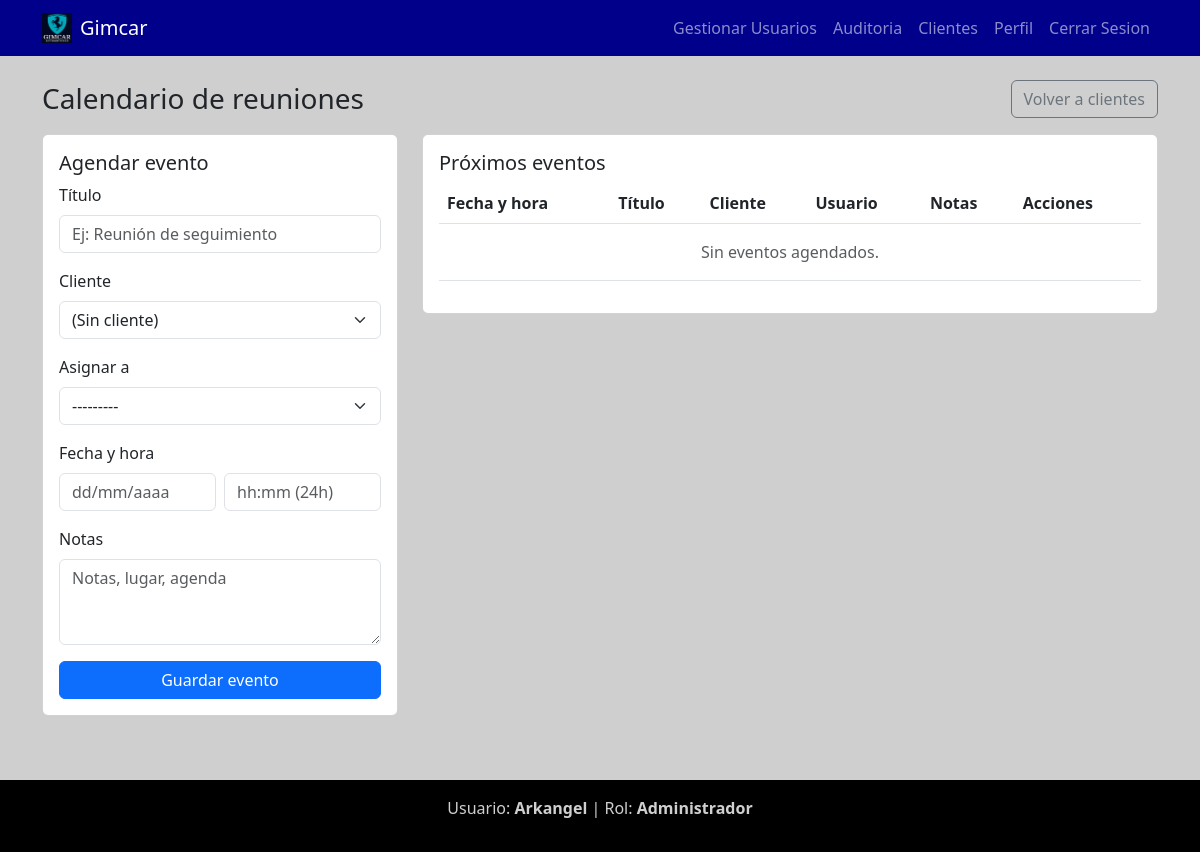
Before: /clientes/calendario/ (signed in) with the older database file.
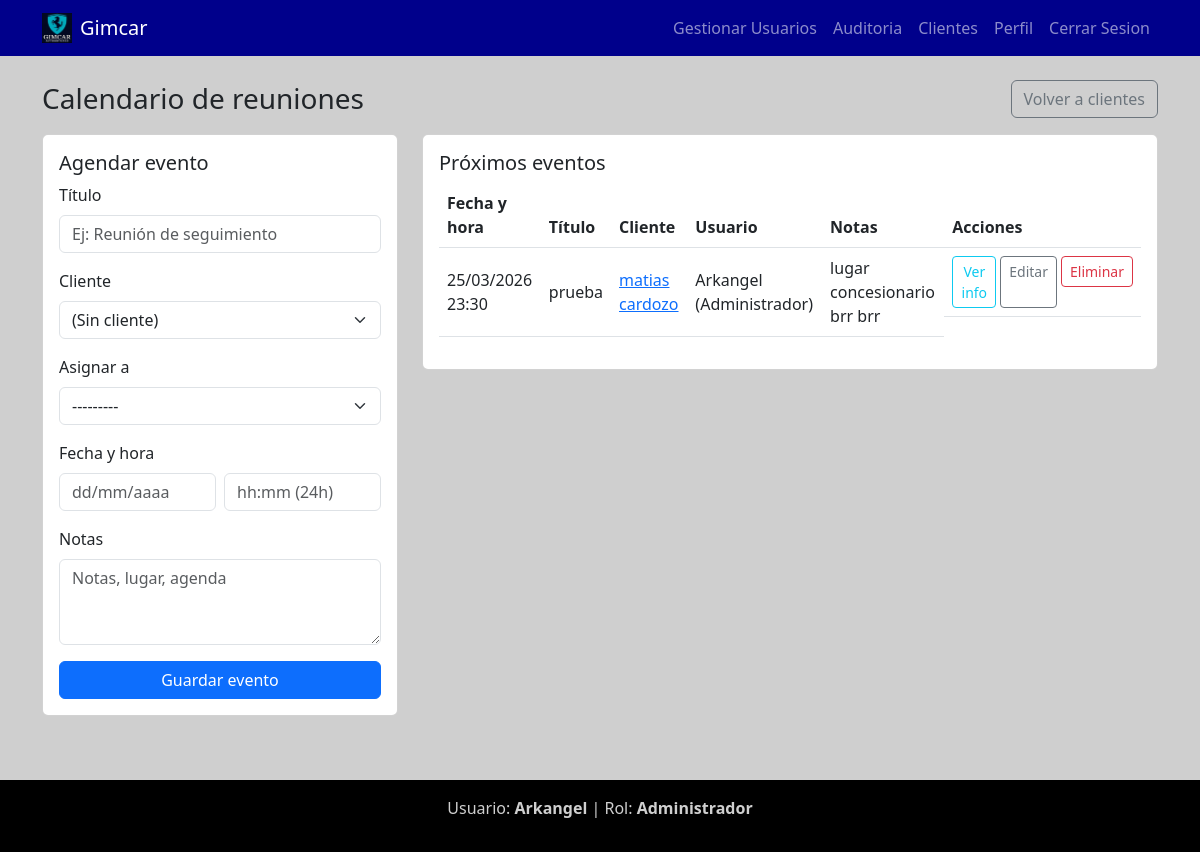
After: the same page with the newer database file.
### apps/clients/models.py (models this page shows, shortened)
class ClientEvent(models.Model):
    client = models.ForeignKey(Client, on_delete=models.CASCADE, related_name='events', null=True, blank=True)
    lead = models.ForeignKey('ClientLead', on_delete=models.SET_NULL, null=True, blank=True, related_name='events')
    owner = models.ForeignKey(User, on_delete=models.CASCADE, related_name='client_events', null=True, blank=True)
    title = models.CharField('Título', max_length=150)
    description = models.TextField('Notas', blank=True)
    starts_at = models.DateTimeField('Fecha y hora')
    lead_name = models.CharField('Nombre lead', max_length=150, blank=True)
    lead_phone = models.CharField('Teléfono lead', max_length=30, blank=True)
    created_at = models.DateTimeField(auto_now_add=True)
    class Meta:
        verbose_name = 'Evento de cliente'
        verbose_name_plural = 'Eventos de cliente'
        ordering = ['starts_at']
        indexes = [
            models.Index(fields=['starts_at']),
        ]

class Client(models.Model):
    owner = models.ForeignKey(User, on_delete=models.SET_NULL, null=True, blank=True, related_name='clients_owned')
    first_name = models.CharField('Nombre', max_length=100, blank=True)
    last_name = models.CharField('Apellido', max_length=100, blank=True)
    company_name = models.CharField('Razón Social', max_length=150, blank=True)
    doc_type = models.CharField('Tipo de Documento', max_length=3, choices=DOC_TYPE_CHOICES)
    doc_number = models.CharField(
        'Número de Documento',
        max_length=15,
        validators=[RegexValidator(r'^\d+$', 'Solo se permiten números.')],
    )
    birth_date = models.DateField('Fecha de Nacimiento')
    sex = models.CharField('Sexo', max_length=1, choices=SEX_CHOICES)
    marital_status = models.CharField('Estado Civil', max_length=10, choices=MARITAL_STATUS_CHOICES)
    nationality = models.CharField('Nacionalidad', max_length=50)
    tax_condition = models.CharField('Condición Fiscal', max_length=10, choices=TAX_CONDITION_CHOICES)
    cuit = models.CharField('CUIT/CUIL', max_length=11, validators=[validate_cuit])
    street = models.CharField('Calle', max_length=150)
    street_number = models.CharField('Número', max_length=10, validators=[RegexValidator(r'^\d+$', 'Solo números.')])
    floor = models.CharField('Piso', max_length=10, blank=True)
    apartment = models.CharField('Depto', max_length=10, blank=True)
    postal_code = models.CharField('Código Postal', max_length=10)
    city = models.CharField('Localidad', max_length=100)
    province = models.CharField('Provincia', max_length=100)
    phone = models.CharField('Teléfono', max_length=30)
    email = models.EmailField('Correo Electrónico', validators=[EmailValidator()])
    employment = models.CharField('Empleo / Ocupación', max_length=100, blank=True)
    created_at = models.DateTimeField(auto_now_add=True)
    updated_at = models.DateTimeField(auto_now=True)
    def __str__(self):
        display_name = self.company_name if self.company_name else f"{self.last_name}, {self.first_name}".strip(', ')
        return display_name or f"Cliente {self.id}"
    class Meta:
        verbose_name = 'Cliente'
        verbose_name_plural = 'Clientes'
        ordering = ['last_name', 'company_name']
        indexes = [
            models.Index(fields=['last_name']),
            models.Index(fields=['company_name']),
            models.Index(fields=['cuit']),
        ]

### apps/users/models.py (models this page shows, shortened)
class UserProfile(models.Model):
    ROLE_ADMIN = 'admin'
    ROLE_VENDOR = 'vendedor'
    ROLE_NEGOTIATOR = 'negociador'
    ROLE_SUPERVISOR = 'supervisor'
    ROLE_MANAGER = 'gestor'
    ROLE_ACCOUNTANT = 'contable'
    ROLE_MARKETING = 'marqueting'
    ROLE_MAINTENANCE = 'mantenimiento'
    ROLE_CHOICES = [
        (ROLE_ADMIN, 'Administrador'),
        (ROLE_VENDOR, 'Vendedor'),
        (ROLE_NEGOTIATOR, 'Negociador oficial de cuenta'),
        (ROLE_SUPERVISOR, 'Supervisor'),
        (ROLE_MANAGER, 'Gestor'),
        (ROLE_ACCOUNTANT, 'Contable'),
        (ROLE_MARKETING, 'Marqueting'),
        (ROLE_MAINTENANCE, 'Mantenimiento'),
    ]
    user = models.OneToOneField(User, on_delete=models.CASCADE, related_name='profile')
    role = models.CharField(max_length=20, choices=ROLE_CHOICES, default=ROLE_VENDOR)
    phone = models.CharField(max_length=20, blank=True)
    birthdate = models.DateField(null=True, blank=True)
    address = models.CharField(max_length=255, blank=True)
    notes = models.TextField(blank=True)
    created_at = models.DateTimeField(auto_now_add=True)
    updated_at = models.DateTimeField(auto_now=True)
    class Meta:
        verbose_name = "User Profile"
        verbose_name_plural = "User Profiles"

### apps/clients/views.py (the view, shortened to what this page needs)
# urls.py: path('calendario/', views.client_calendar, name='client_calendar'),
@login_required(login_url='login')
@user_passes_test(is_admin, login_url='landing')
def client_calendar(request):
    profile = getattr(request.user, 'profile', None)
    role = getattr(profile, 'role', UserProfile.ROLE_VENDOR) if profile else UserProfile.ROLE_VENDOR
    is_admin_user = request.user.is_superuser or role == UserProfile.ROLE_ADMIN
    qs = ClientEvent.objects.select_related('client', 'owner', 'owner__profile', 'lead').order_by('starts_at')
    show_owner = is_admin_user or role == UserProfile.ROLE_SUPERVISOR
    events = qs if is_admin_user else qs.filter(owner=request.user)
    form = ClientEventForm(request.POST or None, user=request.user)
    return render(request, 'clients/client_calendar.html', {
        'events': events,
        'form': form,
        'show_owner': show_owner,
    })

### apps/clients/views.py (called while the page is built)
def is_admin(user):
    profile = getattr(user, 'profile', None)
    role = getattr(profile, 'role', UserProfile.ROLE_VENDOR) if profile else UserProfile.ROLE_VENDOR
    return user.is_superuser or role in (
        UserProfile.ROLE_ADMIN,
        UserProfile.ROLE_SUPERVISOR,
        UserProfile.ROLE_VENDOR,
        UserProfile.ROLE_NEGOTIATOR,
    )

### templates/clients/client_calendar.html (shortened to what the changed rows need)
{% extends "base/base.html" %}
{% block content %}
<div class="row">
    <div class="col-lg-8">
        <div class="card">
            <div class="card-body">
                <div class="table-responsive">
                    <table class="table align-middle">
                        <thead>
                            <tr>
                                <th>Fecha y hora</th>
                                <th>Título</th>
                                <th>Cliente</th>
                                {% if show_owner %}<th>Usuario</th>{% endif %}
                                <th>Notas</th>
                                <th>Acciones</th>
                            </tr>
                        </thead>
                        <tbody>
                            {% for ev in events %}
                            <tr>
                                <td>{{ ev.starts_at|date:"d/m/Y H:i" }}</td>
                                <td>{{ ev.title }}</td>
                                <td>
                                    {% if ev.client %}
                                        <a href="{% url 'client_detail' ev.client.id %}">{{ ev.client }}</a>
                                    {% elif ev.lead %}
                                        <span class="text-muted">Cliente rápido</span>
                                    {% else %}
                                        <span class="text-muted">Sin cliente</span>
                                    {% endif %}
                                </td>
                                {% if show_owner %}
                                <td>
                                    {% if ev.owner %}
                                        {{ ev.owner.username }}
                                        {% if ev.owner.profile %} ({{ ev.owner.profile.get_role_display }}){% endif %}
                                    {% else %}
                                        Sin asignar
                                    {% endif %}
                                </td>
                                {% endif %}
                                <td>{{ ev.description }}</td>
                                <td class="d-flex gap-1">
                                    <button class="btn btn-sm btn-outline-info"
                                        type="button"
                                        data-bs-toggle="modal"
                                        data-bs-target="#clientInfoModal"
                                        data-client-name="{% if ev.client %}{% if ev.client.company_name %}{{ ev.client.company_name }}{% else %}{{ ev.client.first_name }} {{ ev.client.last_name }}{% endif %}{% elif ev.lead_name %}{{ ev.lead_name }}{% else %}Sin cliente{% endif %}"
                                        data-client-phone="{% if ev.client %}{{ ev.client.phone|default:'-' }}{% elif ev.lead_phone %}{{ ev.lead_phone|default:'-' }}{% else %}-{% endif %}">
                                        Ver info
                                    </button>
                                    <a class="btn btn-sm btn-outline-secondary" href="{% url 'client_event_edit' ev.id %}">Editar</a>
                                    <form method="post" action="{% url 'client_event_delete' ev.id %}" onsubmit="return confirm('¿Eliminar este evento?');">
                                        <button type="submit" class="btn btn-sm btn-outline-danger">Eliminar</button>
                                    </form>
                                </td>
                            </tr>
                            {% empty %}
                            <tr>
                                <td colspan="{% if show_owner %}6{% else %}5{% endif %}" class="text-muted text-center py-3">Sin eventos agendados.</td>
                            </tr>
                            {% endfor %}
                        </tbody>
                    </table>
                </div>
            </div>
        </div>
    </div>
</div>
{% endblock %}

Changed rows visible on the page:
added ClientEvent: starts_at "25/03/2026 23:30", title "prueba", client "matias cardozo", owner.username "Arkangel", owner.profile.role "Administrador", description "lugar concesionario brr brr"
Other visible differences:
text no longer shown: "Sin eventos agendados."
